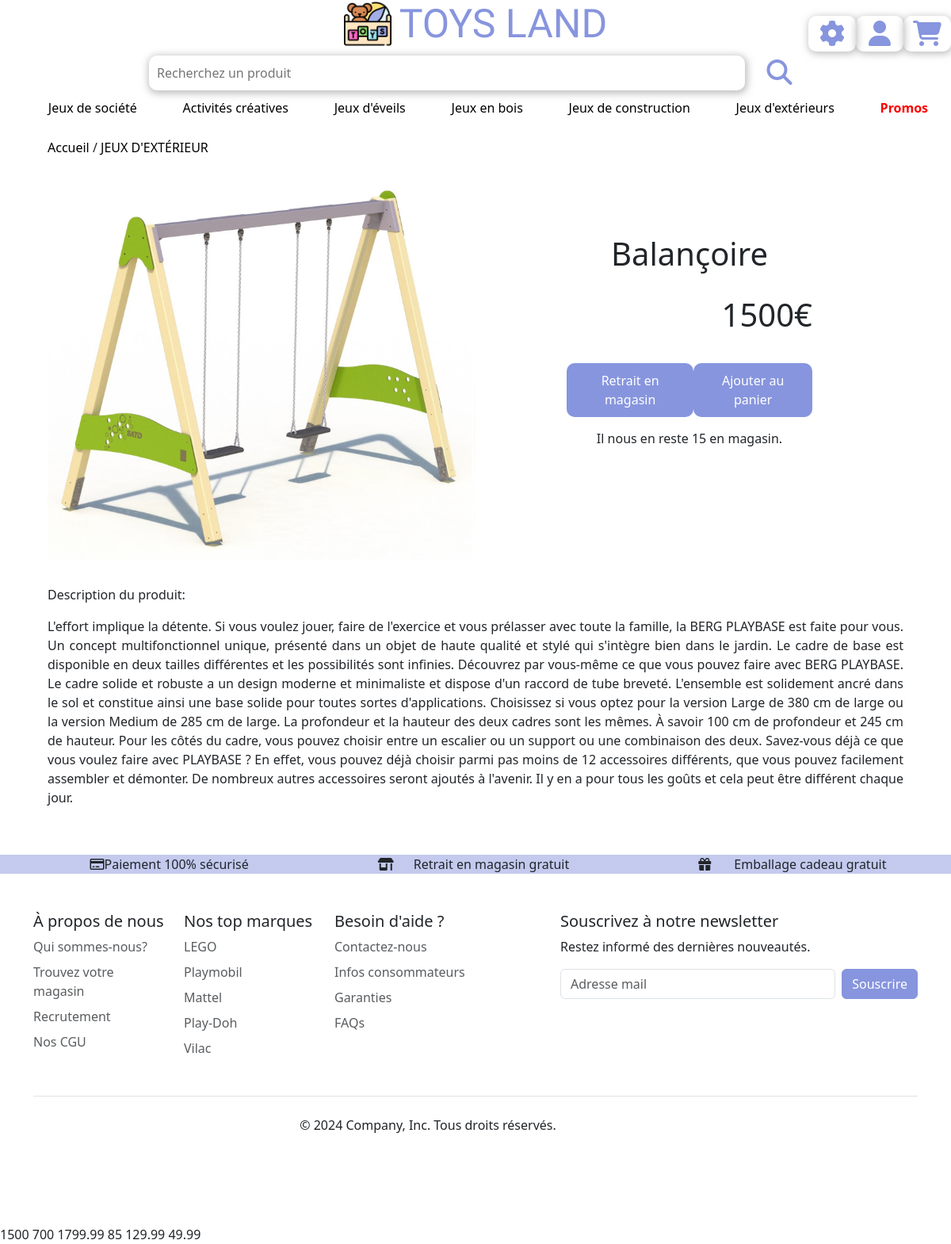
The page /php/produit.php?id=19 on the database as committed earlier.
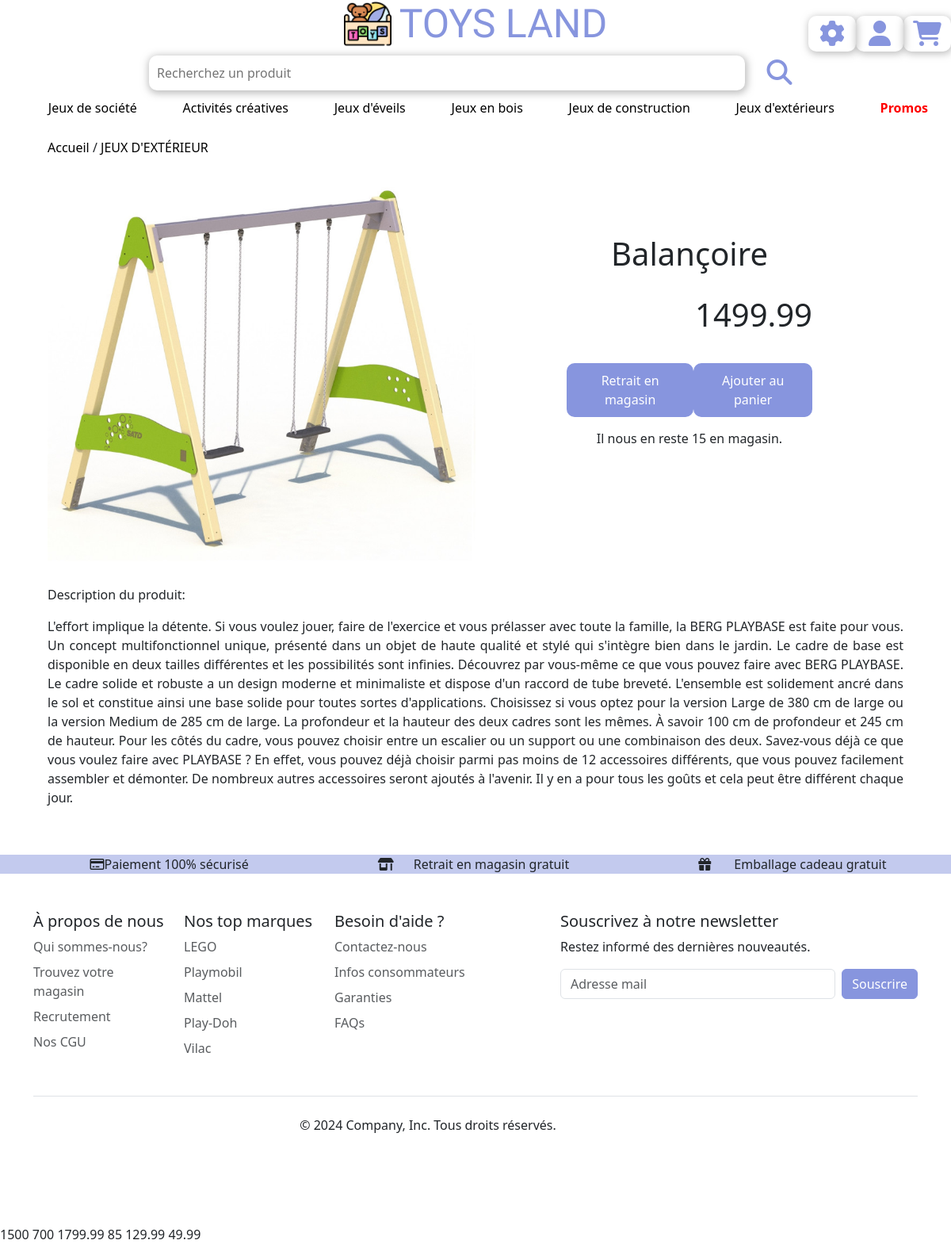
The same page on the database as committed later.
### tables this page shows
CREATE TABLE `produits` (
  `id` int NOT NULL,
  `nom` varchar(255) NOT NULL,
  `description` longtext NOT NULL,
  `image` varchar(255) NOT NULL,
  `prix` float NOT NULL,
  `categorie` varchar(255) NOT NULL,
  `stock` int NOT NULL,
  `promo` varchar(255) NOT NULL
);

### php/produit.php (the view, shortened to what this page needs)
<?php
require_once("connect.php");
$sql="SELECT * FROM `produits` WHERE `id` = :id";
$id = $_GET["id"];
$query = $db->prepare($sql);
$query->bindValue("id", $id, PDO::PARAM_INT);
$query->execute();
$produit = $query->fetch();
include_once("components/navbar.php");
?>
<link rel="stylesheet" href="produit.css">
<section>
    <a href="index.php">Accueil </a>/<a href="jeuxexterieur.php"> JEUX D'EXTÉRIEUR</a>
    <article>
        <div class="img-container">
            <?php
            $imagePath = $produit['image'];
            $class = 'admin/' . $imagePath;
            ?>
            <img id="img-article" src="<?= htmlspecialchars($class)?>" alt="photo <?=strip_tags($produit["nom"])?>">
        </div>
        <div class="info-container">
            <div class="contenu-info">
                <h1><?=strip_tags($produit["nom"])?></h1>
                <p><?=strip_tags($produit["prix"])?></p>
                <div class="options">
                <button>Retrait en magasin</button>
                <button>Ajouter au panier</button>
                </div>
                <p class="stock">Il nous en reste <?=strip_tags($produit["stock"])?>  en magasin.</p>
            </div>
        </div>
    </article>
    <div class="container-description">
        <p>Description du produit:</p>
        <?=strip_tags($produit["description"])?>
    </div>
</section>
<div class="list">
  <ul>
    <li><i class="fa-regular fa-credit-card"></i>Paiement 100% sécurisé</li>
    <li><i class="fa-solid fa-shop"></i>Retrait en magasin gratuit</li>
    <li><i class="fa-solid fa-gift"></i>Emballage cadeau gratuit</li>
  </ul>
</div>
<?php
include_once("components/footer.php");
?>
1500
700
1799.99
85
129.99
49.99

Rows that differ between the two databases and show on the page:
changed produits "Balançoire": prix "1500€" → "1499.99"
